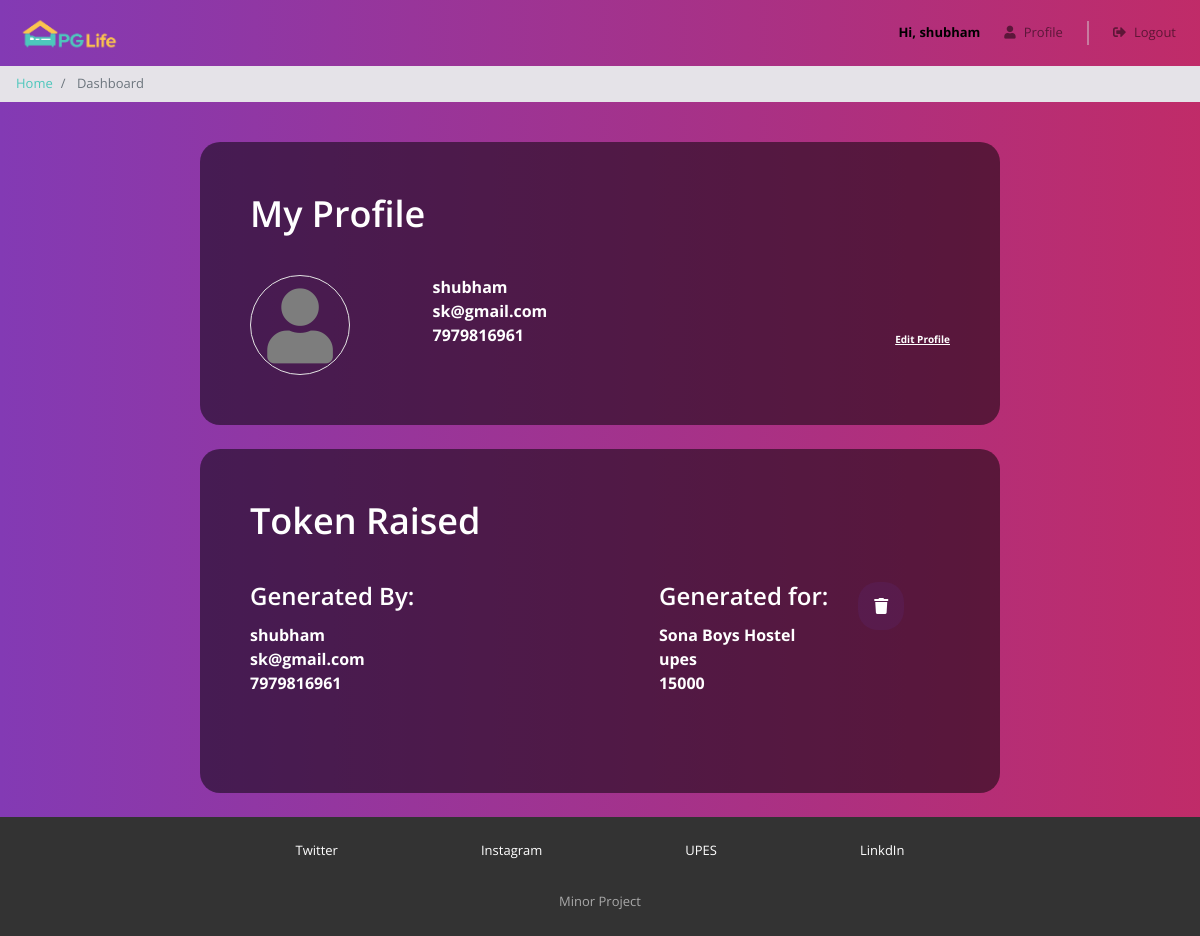
/dashboard.php (signed in), run on the app's committed database.
### tables this page shows
CREATE TABLE `users` (
  `id` int(125) NOT NULL,
  `full_name` varchar(255) NOT NULL,
  `phone` double NOT NULL,
  `email` varchar(255) NOT NULL,
  `password` varchar(255) NOT NULL,
  `gender` char(125) NOT NULL
);

CREATE TABLE `booking` (
  `full_name` text NOT NULL,
  `email` text NOT NULL,
  `phone` bigint(11) NOT NULL,
  `property_id` int(255) NOT NULL,
  `user_id` int(255) NOT NULL
);

CREATE TABLE `properties` (
  `id` tinyint(125) UNSIGNED NOT NULL,
  `name` varchar(255) NOT NULL,
  `address` text NOT NULL,
  `gender` varchar(255) NOT NULL,
  `rent` int(255) NOT NULL,
  `approve` tinyint(1) NOT NULL DEFAULT 0
);

### dashboard.php (the view, shortened to what this page needs)
<?php
require "includes/database_connect.php";
$user_id = $_SESSION['user_id'];
$sql_1 = "SELECT * FROM users WHERE id = $user_id";
$result_1 = mysqli_query($conn, $sql_1);
$user = mysqli_fetch_assoc($result_1);
$sql_2 = "SELECT b.full_name,b.email,b.phone,p.name,p.address,p.rent FROM booking b INNER JOIN properties p ON b.property_id = p.id WHERE b.user_id = $user_id;";
$result_2 = mysqli_query($conn, $sql_2);
$row_count = mysqli_num_rows($result_2);
if ($row_count != 0) {
    $booking = mysqli_fetch_all($result_2, MYSQLI_ASSOC);
}
?>
<!DOCTYPE html>
<html lang="en">
<head>
    <?php
    include "includes/head_links.php";
    ?>
    <link href="css/dashboard.css" rel="stylesheet" />
    <link href="css/extra.css" rel="stylesheet" />
</head>
<body style="color: black;">
    <?php
    include "includes/header.php";
    ?>
    <nav aria-label="breadcrumb" style="padding-bottom: 40px;">
        <ol class="breadcrumb py-2">
            <li class="breadcrumb-item">
                <a href="index.php">Home</a>
            </li>
            <li class="breadcrumb-item active" aria-current="page">
                Dashboard
            </li>
        </ol>
    </nav>
    <div class="my-profile page-container a" style="padding: 50px; color: white">
        <h1>My Profile</h1>
        <div class="row">
            <div class="col-md-3 profile-img-container">
                <i class="fas fa-user profile-img"></i>
            </div>
            <div class="col-md-9">
                <div class="row no-gutters justify-content-between align-items-end text-bold">
                    <div class="profile">
                        <div class="name"><?= $user['full_name'] ?></div>
                        <div class="email"><?= $user['email'] ?></div>
                        <div class="phone"><?= $user['phone'] ?></div>
                    </div>
                    <div class="edit">
                        <div class="edit-profile" data-toggle="modal" data-target="#filter-modal">Edit Profile</div>
                    </div>
                </div>
            </div>
        </div>
    </div>
    <br />
    <div class="my-profile page-container a" style="padding: 50px; color: white">
        <h1>Token Raised</h1>
        <?php
        if ($row_count != 0) {
            foreach ($booking as $token) {
        ?>
                <div class="row">
                    <div class="col-md-10">
                        <div class="row no-gutters justify-content-between align-items-end text-bold">
                            <div class="profile col-md-auto">
                                <h3>Generated By:</h3>
                                <div class="name"><?= $token['full_name'] ?></div>
                                <div class="email"><?= $token['email'] ?></div>
                                <div class="phone"><?= $token['phone'] ?></div>
                            </div>
                            <div class="profile col-mad-auto">
                                <h3>Generated for:</h3>
                                <div class="name"><?= $token['name'] ?></div>
                                <div class="email"><?= $token['address'] ?></div>
                                <div class="phone"><?= $token['rent'] ?></div>
                            </div>
                        </div>
                    </div>
                    <div class="col-md-2">
                        <form action="api/delete.php" method="POST">
                            <button type="submit" name="deleteToken">
                                <i class="fa fa-trash" style="color: #fff;"></i>
                            </button>
                        </form>
                    </div>
                </div>
                <br />
                <br />
            <?php
            }
        }
        ?>
    </div>
    <br />
    <div>
        <?php
        include "includes/footer.php";
        ?>
    </div>
</body>
</html>

### admin/css/common.css (style rules this page uses)
* { box-sizing: border-box; font-family: 'Open Sans', sans-serif; }
body { color: #ffffff00; font-size: 16px; position: relative; }
h1, h2, h3, h4, h5, h6 { font-weight: 600; }
h1 { font-size: 36px; margin-bottom: 40px; }
h3 { font-size: 24px; margin-bottom: 12px; }
.breadcrumb { background-color: #e5e3e8; font-size: 13px; border-radius: 0px; margin-bottom: 0px; }
.page-container { max-width: 800px; padding: 80px 24px; margin: auto; }

### css/dashboard.css (style rules this page uses)
.profile-img { color: #7d7d7d; font-size: 75px; text-align: center; border: 1px solid #e4e4e4; border-radius: 50%; height: 100px; width: 100px; line-height: 100px; }
.profile .name { font-weight: bold; }
.edit-profile { font-size: 10px; text-decoration: underline; cursor: pointer; }

### css/extra.css (style rules this page uses)
body { color: white; background: linear-gradient( to right, #833ab4, #fd1d1d, #fcb045); background-size: 400% 400%; animation: animate-background 50s infinite ease-in-out; }
.a { background-color: #00000080; border-radius: 20px; }

### dashboard.php (style rules this page uses)
.text-bold { font-weight: bold; }
button { display: flex; flex-direction: column; justify-content: center; align-items: center; padding: 1em; border: 0px solid transparent; background-color: rgba(100, 77, 237, 0.08); border-radius: 1.25em; transition: all 0.2s linear; }

### data on the page
users: full_name "shubham", email "sk@gmail.com", phone "7979816961"
booking: full_name "shubham", email "sk@gmail.com", phone "7979816961", property.name "Sona Boys Hostel", property.address "upes", property.rent "15000"

### other printed values
$_SESSION["full_name"] "shubham"
